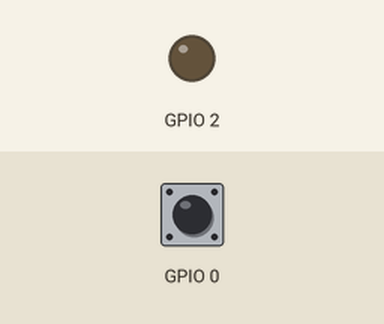
Recording of a sketch running on a simulated ESP32. Parts: output pins drawn as LEDs (lit = HIGH). Inputs (shaded band) come from the test bench; at power-on: GPIO 0 HIGH. What the sketch prints to the serial monitor is not drawn.

Above: at 1.2 s.
1.3 s: GPIO 0 pulled LOW for 0.15 s
At 1.37 s:
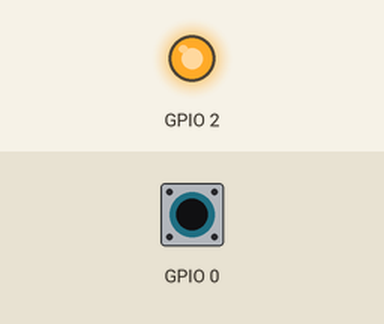
2.9 s: GPIO 0 pulled LOW for 3.2 s
At 6.6 s:
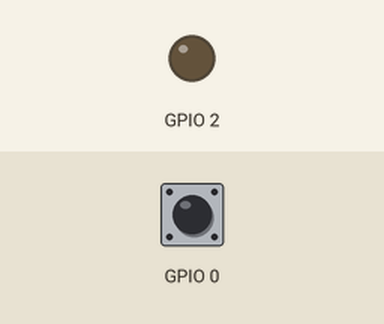
Timing chart, 0 to 8.1 s (numbered marks = the images above; inputs shaded):
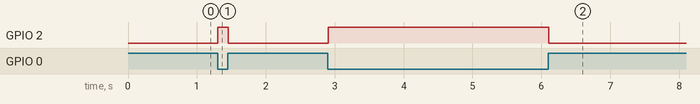

Measured:
- after the input at 1.3 s, GPIO 2: LOW → HIGH at once, → LOW 0.15 s later
- after the input at 2.9 s, GPIO 2: LOW → HIGH at once, → LOW 3.2 s later

The sketch:

29_Led_Button_ESP32.ino
```cpp
void setup() {
  Serial.begin(9600);
  pinMode(0, INPUT_PULLUP);
  pinMode(2, OUTPUT);
}

void loop() {
  int pushed = digitalRead(0);
  Serial.println(pushed);
  if (pushed == LOW){
    digitalWrite(2, HIGH);
  }
  else{
    digitalWrite(2, LOW);
  }
}
```
